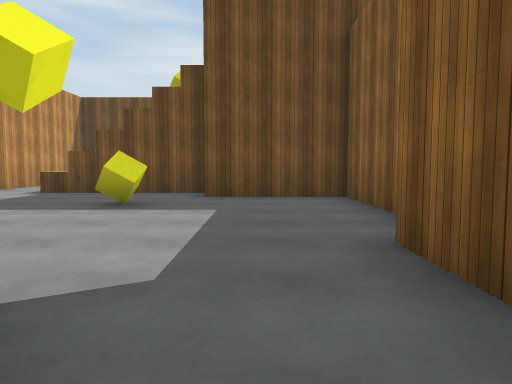
[1] (above)

19 first-person views from a walk through a Unity game level. The camera is 1.2 m above the floor, tilts 4° down and sees 70° across. The floor is counted in squares, 2 m on a side. Each view is taken from the middle of a square. On the plan, view 1 faces up. The plan holds only what a view shows up to about 10 squares ahead; the rest is blank. The place goes on beyond the plan. Surface patterns are stand-ins for the level's own textures.

[2]
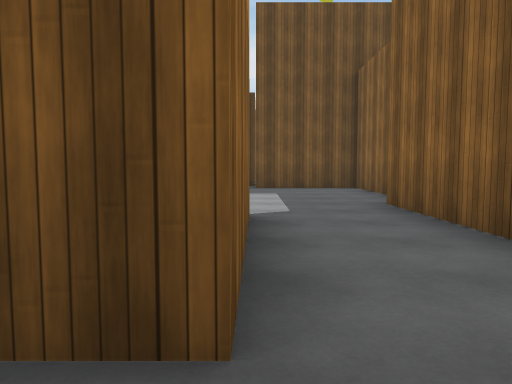

[3]
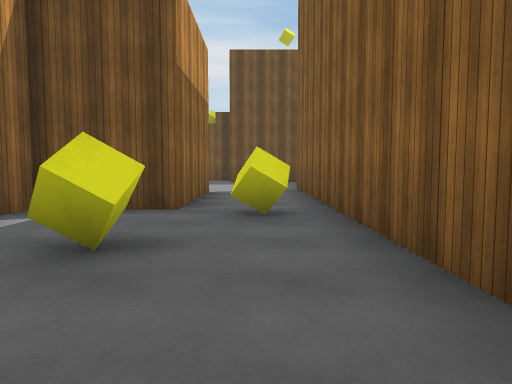

[4]
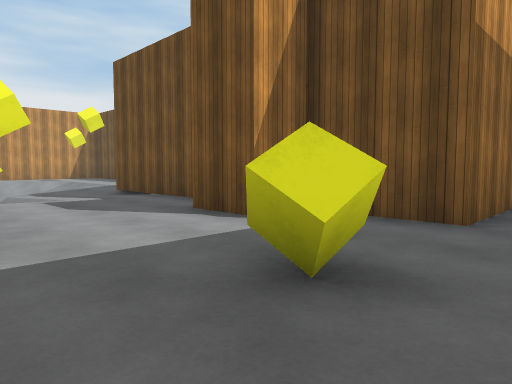

[5]
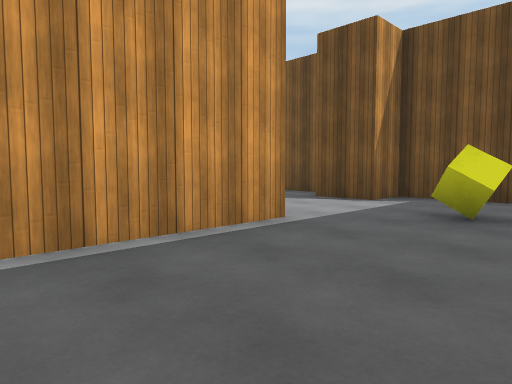

[6]
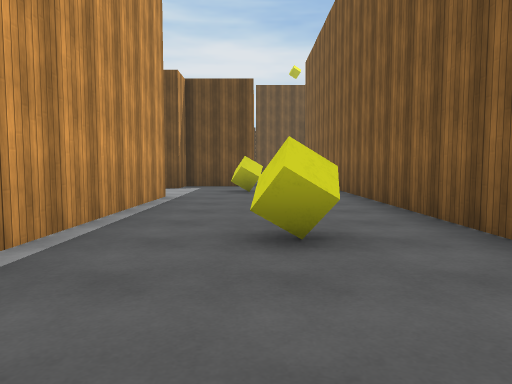

[7]
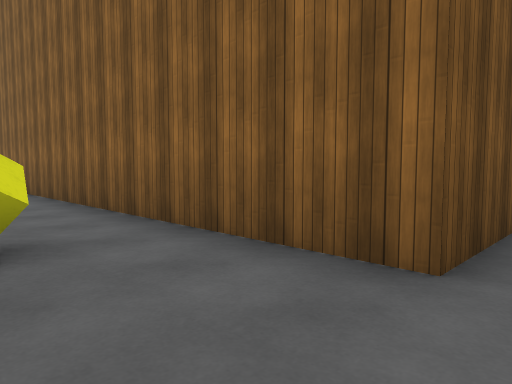

[8]
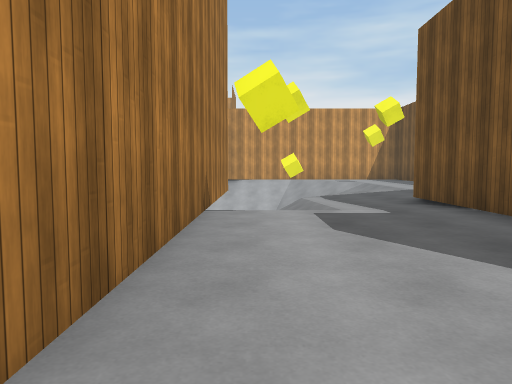

[9]
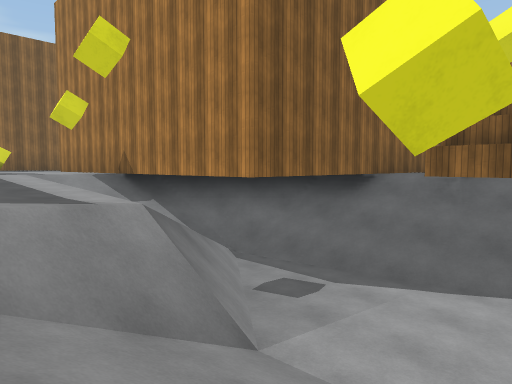

[10]
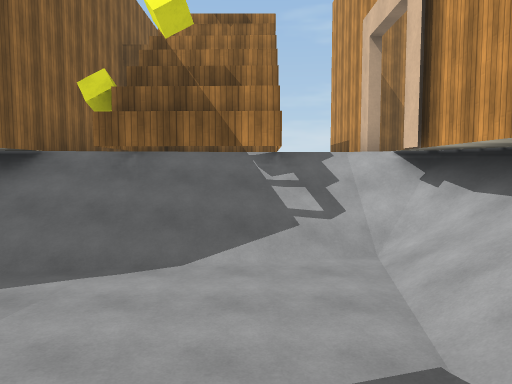

[11]
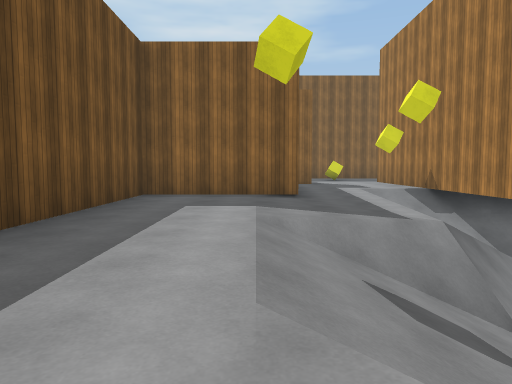

[12]
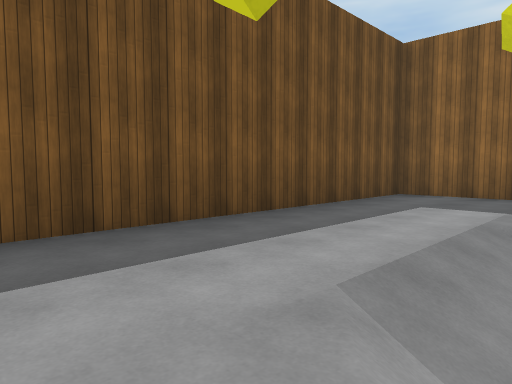

[13]
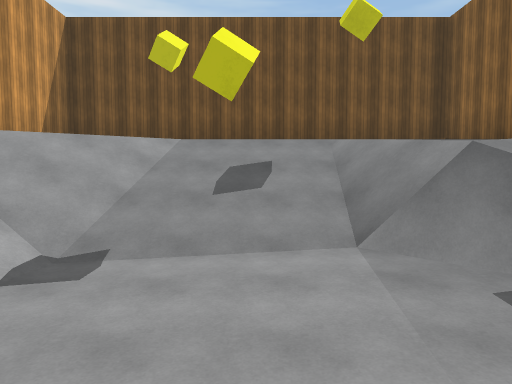

[14]
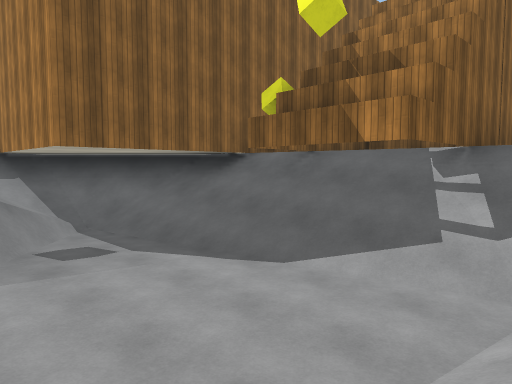

[15]
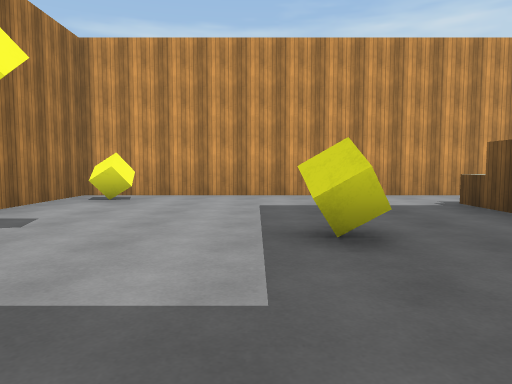

[16]
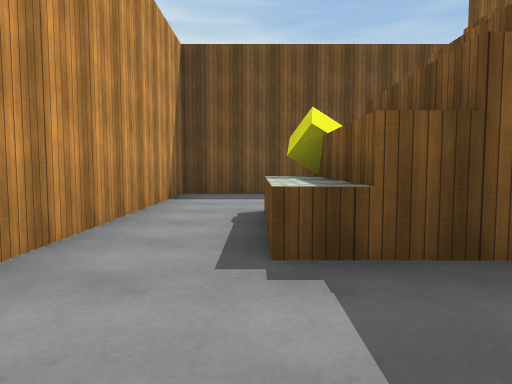

[17]
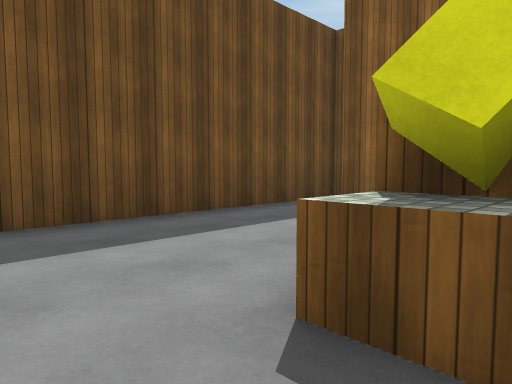

[18]
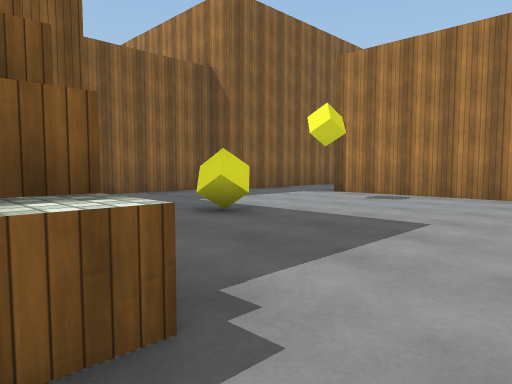

[19]
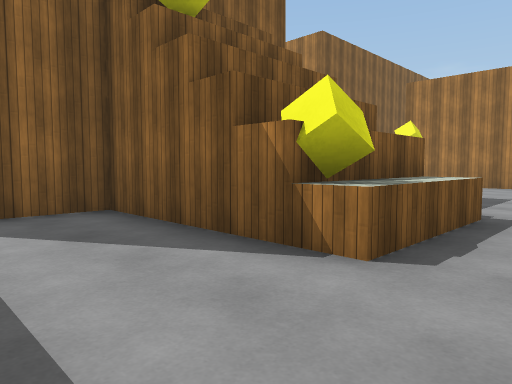

### Floor plan
Key: @ floor where view 1 was taken; # wall or solid block; . main floor; - floor 0.25 m lower than the main floor; _ floor 0.75 m lower than the main floor; < floor 2.75 m lower than the main floor; ( floor 3 m lower than the main floor; / step, stairs or slope; = window, fence, low wall or low ledge; ^ raised ledge; C yellow cube.
Columns run from 17 left of view 1 to 3 right of it. Each row starts with its distance up from view 1.
 14           ########
 13           #.....#
 12           #.....#
 11           #..##.#
 10           #.C####
  9           #.^####
  8           #.....####
  7           #........#
  6           #....C...#
  5           #........#
  4           #........#
  3           #........#
  2 ###########C......##
  1 ........#########.#
  0 ........#       #@#
 -1 ..///...#      ##.#
 -2 ////////########.C#
 -3 ////////-.........#
 -4 /////=/////.....C.#
 -5 //((<==////.......#
 -6 /(((((///######...#
 -7 /((((///=#    #...#
 -8 //////#=##    #...#
 -9 ////#_###     #...#
-10 //#/#.#       #.C.#
-11 # #.#.#        ...#
-12 # ### #        ...###
-13 # #   #         ....

Where each view was taken, in squares from view 1:
view 1: 0 up, 0 right, facing up
view 2: 3 down, 1 left, facing up
view 3: 7 down, 0 right, facing up
view 4: 6 down, 0 right, facing up-left
view 5: 9 down, 0 right, facing up-left
view 6: 13 down, 1 left, facing up
view 7: 13 down, 1 left, facing up-right
view 8: 5 down, 2 left, facing left
view 9: 2 down, 15 left, facing down-right
view 10: 3 down, 15 left, facing down
view 11: 1 down, 17 left, facing right
view 12: 2 down, 17 left, facing up-right
view 13: 8 down, 14 left, facing up
view 14: 4 down, 17 left, facing down-right
view 15: 5 up, 1 right, facing left
view 16: 6 up, 5 left, facing up
view 17: 10 up, 6 left, facing up-right
view 18: 9 up, 6 left, facing down-right
view 19: 13 up, 6 left, facing down-right
